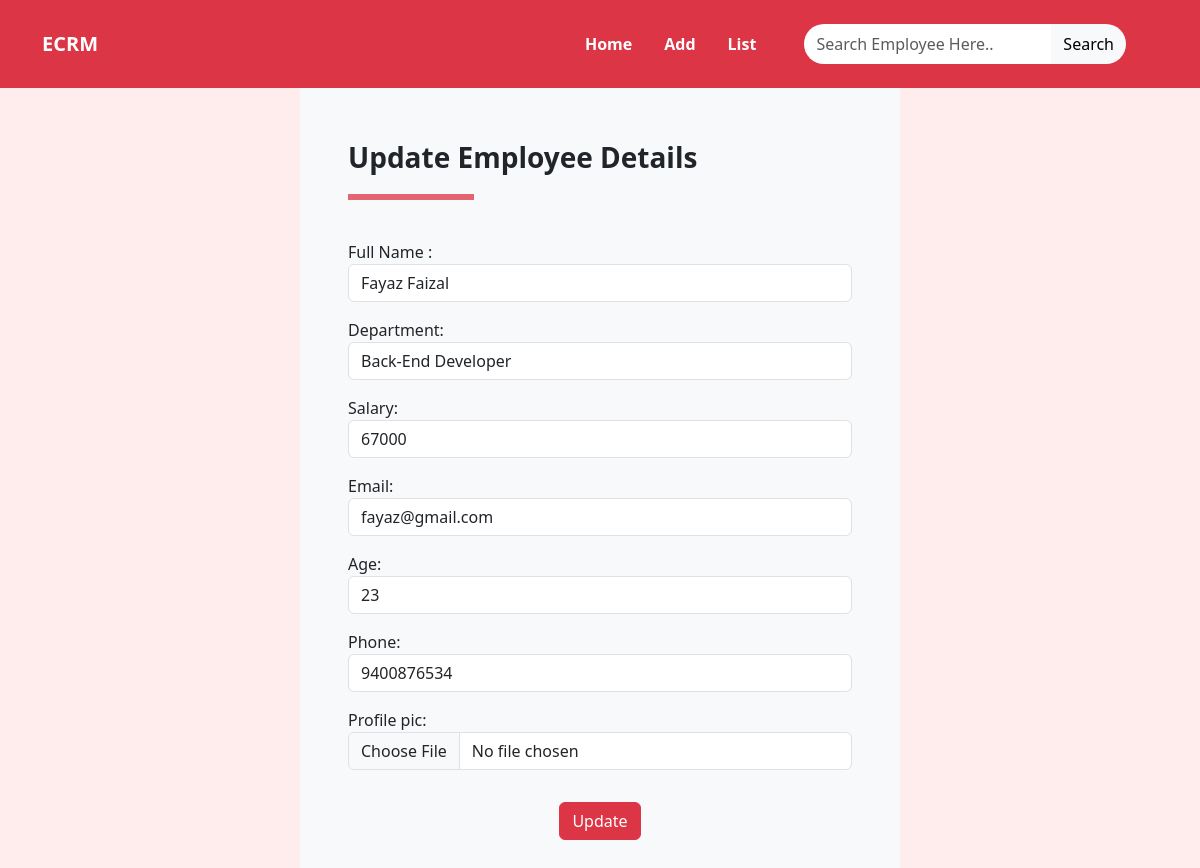
Page /employee/27/update/ on the committed database.
### crm/models.py (models this page shows, shortened)
class Employees(models.Model):
    name=models.CharField(max_length=100)
    department=models.CharField(max_length=100)
    salary=models.PositiveBigIntegerField()
    email=models.EmailField(unique=True)
    age=models.PositiveBigIntegerField()
    phone = models.IntegerField()
    profile_pic = models.ImageField(upload_to="assests/emp_img",null=True)

### crm/views.py (the view, shortened to what this page needs)
# urls.py: path('employee/<int:pk>/update/', views.ViewEmpUpdate.as_view(), name="update_emp")
class ViewEmpUpdate(View):
    def get(self,request,*args,**kwargs):
        id=kwargs.get("pk")
        qs=Employees.objects.get(id=id)
        form=EmpModelForm(instance=qs)
        return render(request,"emp_update.html",{"form":form})

### crm/form.py
class EmpModelForm(forms.ModelForm):
    class Meta:
        model = Employees
        fields = "__all__"
        widgets = {
            'name': forms.TextInput(attrs={"class": "form-control", 'placeholder': "Ex. Adam John"}),
            'department': forms.TextInput(attrs={"class": "form-control"}),
            'email': forms.TextInput(attrs={"class": "form-control"}),
            'phone': forms.TextInput(attrs={"class": "form-control"}),
            'age': forms.TextInput(attrs={"class": "form-control"}),
            'salary': forms.TextInput(attrs={"class": "form-control"}),
            'profile_pic': forms.FileInput(attrs={"class": "form-control"})
        }
        labels = {
          'name':'Full Name '
        }

### crm/templates/emp_update.html (shortened to what this page needs)
{%extends 'base.html'%}
{%block body_block%}
<div class="d-flex justify-content-center">
    <form class="fs-6 fw-normal bg-light w-50 p-5" method="post" enctype="multipart/form-data">
        <p class="fw-bold fs-3 ">Update Employee Details</p>
        <hr class="border border-danger border-3 opacity-75 w-25">
        <br>
        {{form.as_p}}
        <div class="d-flex justify-content-center ">
            <button type="submit" class="btn btn-danger mt-3">Update </button>
        </div>
    </form>
</div>
{%endblock%}

### crm/templates/base.html (style rules this page uses)
body { background-color: #ffecec; height: 100vh; }

### rows in the picture
Employees: name "Fayaz Faizal", department "Back-End Developer", salary "67000", email "fayaz@gmail.com", age "23", phone "9400876534"
